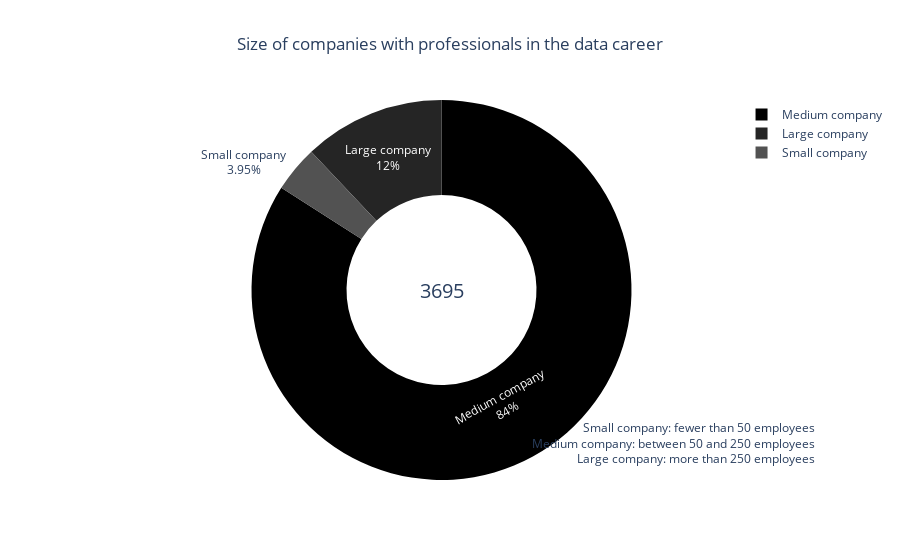

Notebook cell for this chart:
### Code cell
data = df["company_size"].replace(
    {"S": "Small company", "M": "Medium company", "L": "Large company"}
)

# counts of unique values
unique_values = data.value_counts()

# frequency of values and the labels
freq = unique_values.values
labels = unique_values.index.values
# cria o dicionário de siglas e nomes por extenso
continentes = {
    "NA": "North America",
    "EU": "Europe",
    "AS": "Asia",
    "SA": "South America",
    "AF": "Africa",
    "OC": "Oceania",
}
# sum of total experience levels
total = sum(freq)

# Cria a anotação com o valor total
annotation = dict(font=dict(size=20), showarrow=False, text=str(total), x=0.5, y=0.5)

# Criar o gráfico de rosca
data = [
    go.Pie(
        labels=labels,
        values=freq,
        hole=0.5,
        marker=dict(colors=list(reversed(colors.sequential.Greys))),
        textinfo="percent+label",
        insidetextorientation="auto",
        hoverinfo="label+value",
    )
]

# Cria a anotação com o valor total
annotation = dict(font=dict(size=20), showarrow=False, text=str(total), x=0.5, y=0.5)

layout = go.Layout(
    title={
        "text": "Size of companies with professionals in the data career",
        "x": 0.5,
    },
    annotations=[
        {
            "text": "Small company: fewer than 50 employees<br>"
            "Medium company: between 50 and 250 employees<br>"
            "Large company: more than 250 employees",
            "showarrow": False,
            "x": 1.15,
            "y": 0.03,
            "xref": "paper",
            "yref": "paper",
            "align": "right",
        },
        dict(font=dict(size=20), showarrow=False, text=str(total), x=0.5, y=0.5)
    ],
)

# Adicionar título
fig = go.Figure(data=data, layout=layout)

# Mostrar o gráfico
fig.show()

### Figure 1 — Plotly figure (JSON) as saved in the notebook; plotly's stock layout.template omitted (floating-point values rounded to 4 significant figures)
{"data": [{"hole": 0.5, "hoverinfo": "label+value", "insidetextorientation": "auto", "labels": ["Medium company", "Large company", "Small company"], "marker": {"colors": ["rgb(0,0,0)", "rgb(37,37,37)", "rgb(82,82,82)", "rgb(115,115,115)", "rgb(150,150,150)", "rgb(189,189,189)", "rgb(217,217,217)", "rgb(240,240,240)", "rgb(255,255,255)"]}, "textinfo": "percent+label", "type": "pie", "values": [3105, 444, 146]}], "layout": {"annotations": [{"align": "right", "showarrow": false, "text": "Small company: fewer than 50 employees<br>Medium company: between 50 and 250 employees<br>Large company: more than 250 employees", "x": 1.15, "xref": "paper", "y": 0.03, "yref": "paper"}, {"font": {"size": 20}, "showarrow": false, "text": "3695", "x": 0.5, "y": 0.5}], "title": {"text": "Size of companies with professionals in the data career", "x": 0.5}}}
